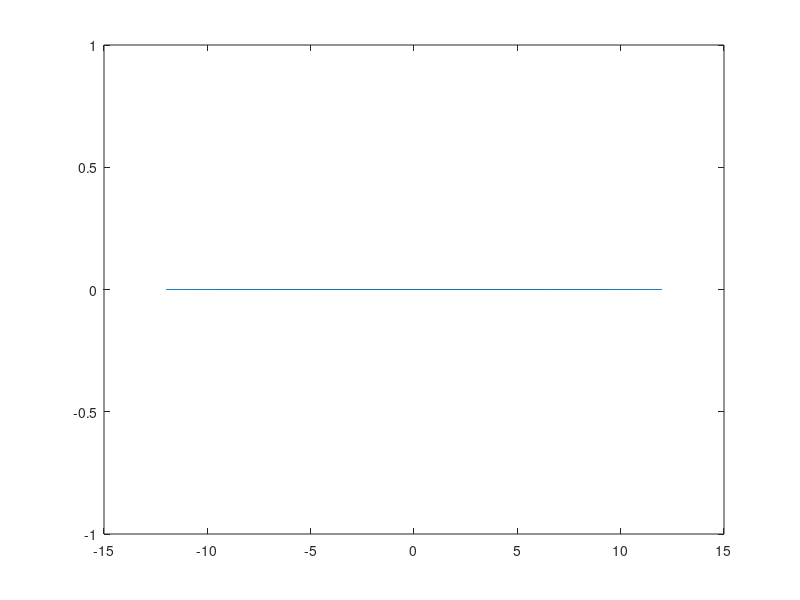
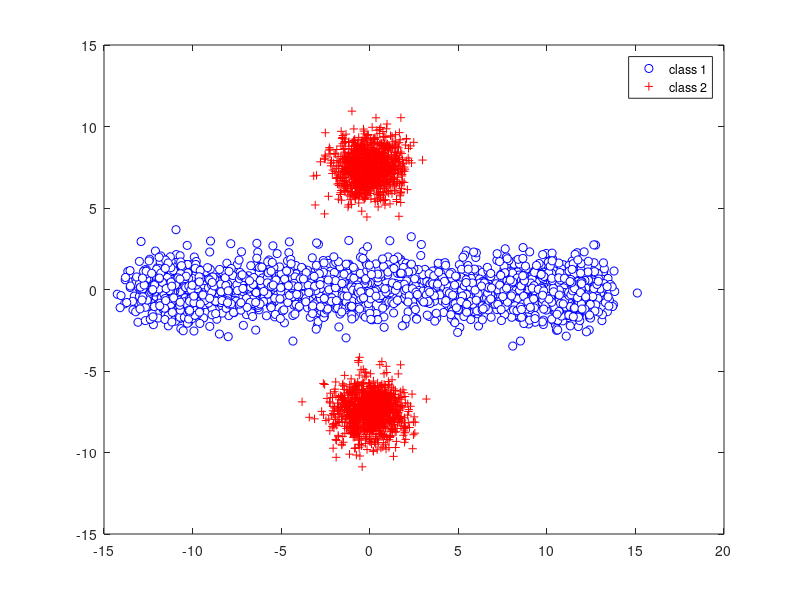
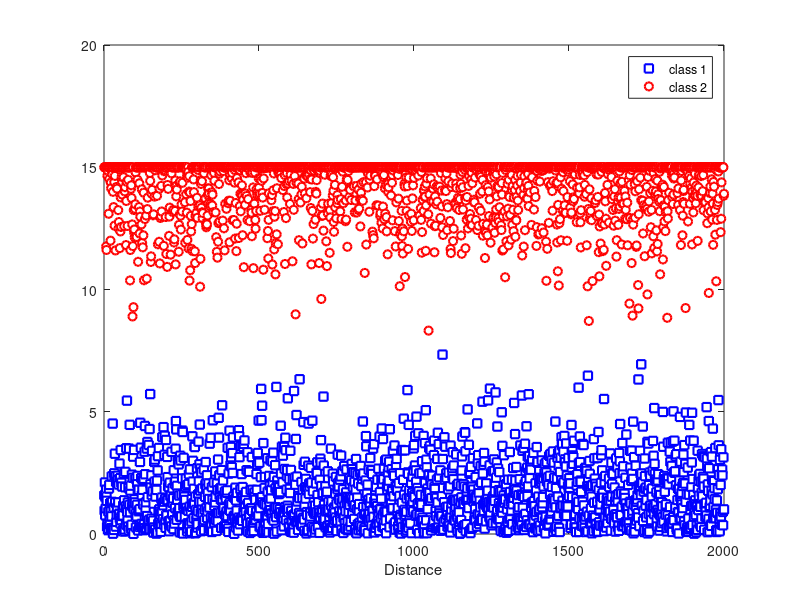
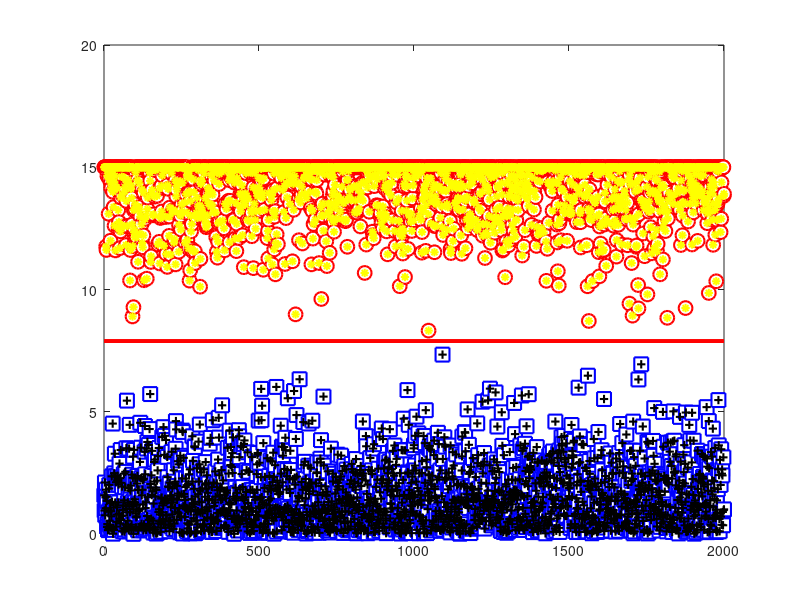

Write MATLAB code to recreate these figures, in order.
clear
clc
close all

N = 2000;
h = 0;k = 0;a=12;b = 0;r = 2.5;
th = (1:N)*2*pi/N;
th = th(:);
xunit = h + a*cos(th);
yunit = k + b*sin(th);
plot(xunit,yunit);
figure;
 
%class 1
%mu1 is [h+a*cos(th),k+b*sin(th)] 
sigma1 = [15 0;0 1];
x = [randn(N,1)+h+a*cos(th),randn(N,1)+k+b*sin(th)];
plot(x(:,1),x(:,2),'bo','MarkerFaceColor','w');
hold on;

%class 2
%mu2 is [0,+/-7.5]
sigma2 = [1 0 ;0 1];
y1 = [0 + randn(N/2,1),7.5 + randn(N/2,1)];
y2 = [0 + randn(N/2,1),-7.5 + randn(N/2,1)];
y = [y1;y2];
plot(y(:,1),y(:,2),'r+','MarkerFaceColor','w');
legend('class 1','class 2');

%nonlinear transformation
lx1 = (sum(abs(x-[0,7.5])'));
lx2 = (sum(abs(x-[0,-7.5])'));
lx = abs(lx2 - lx1);
ly1 = (sum(abs(y-[0,7.5])'));
ly2 = (sum(abs(y-[0,-7.5])'));
ly = abs(ly1 - ly2);
figure;
plot(lx,'bs','LineWidth',1.5,'MarkerFaceColor','W');
hold on;
plot(ly,'ro','LineWidth',1.5,'MarkerFaceColor','W');
hold on;
xlabel('Distance');
legend('class 1','class 2');

%model
Z1(1:2:2*N-1,:) = x;
Z1(2:2:2*N,:) = y;
 TestTarg1(1:2:2*N-1) = 1;
 TestTarg1(2:2:2*N) = -1;
 vx = var(x);
 vy = var(y);
T = TestTarg1;
%PhiZ1 = (sum(abs(Z1-[0,7.5])'));
%PhiZ2 = (sum(abs(Z1-[0,-7.5])'));
%PhiZ = abs(PhiZ1 - PhiZ2);
PhiZ = [lx;ly];
Xmat = [ones(size(Z1,1),1) PhiZ(:)];
W_ls = regress(T(:),Xmat);
Y_x = Xmat*W_ls;
thr = -W_ls(1)/W_ls(2);

%predicting labels
pred_labels = ones(size(T));
pred_labels(Y_x < 0) = 2;
T(T == -1) = 2;
figure;
 plot(lx,'bs','LineWidth',1.5,'MarkerSize',10,'MarkerFaceColor','w');
 hold on;
 plot(ly,'ro','LineWidth',1.5,'MarkerSize',10,'MarkerFaceColor','w');
plot(PhiZ(pred_labels ==1),'k+','LineWidth',1.5,'MarkerFaceColor','w');
plot(PhiZ(pred_labels ==2),'y*','LineWidth',1.5,'MarkerFaceColor','w');
plot(thr*ones(N),'r','LineWidth',2);
hold off;
 
%Confusion matrix
ConfMat = confusionmat(T,pred_labels);
disp(ConfMat);
acc = sum(diag(ConfMat))/sum(sum(ConfMat));
disp(acc);
%%
%---------------------------------------------------------------------
% Classification model in the original attribute space
%---------------------------------------------------------------------
%  phiz1 = |z1-0| + |z2-7.5| , phiz2 = |z1-0| + |z2-(-7.5)|
%  phiz = |phiz1 - phiz2| = ||z2 - 7.5| - |z2 + 7.5|| = thr 
%by solving ||z2 - 7.5| - |z2 + 7.5|| = thr ,we get z2 = +/-thr/2 
%so here z1 can be anything from the given equation since it is not there
%in the euation 
mu = mean(Z1);
%z1vec = min(min([x(1,:),y(1,:)])):0.01:max(max([x(1,:),y(1,:)]));
z1vec = -2*thr:0.01:2*thr;
ix = 1;
for zx = 1:length(z1vec)
 z1 = z1vec(zx); 
 z2 = thr/2;
 model(ix,:) = [z1,z2];
 ix = ix + 1;
 z2 = -thr/2;
 model(ix,:) = [z1,z2];
 ix = ix+1;
end
figure;
plot(x(:,1),x(:,2),'bs',y(:,1),y(:,2),'ro','LineWidth',1.5,'MarkerFaceColor','w');
xlabel('Feature 1');
ylabel('Feature 2');
legend('Class 1','Class 2');
hold on;
plot(model(:,1),model(:,2),'g.','LineWidth',2);



